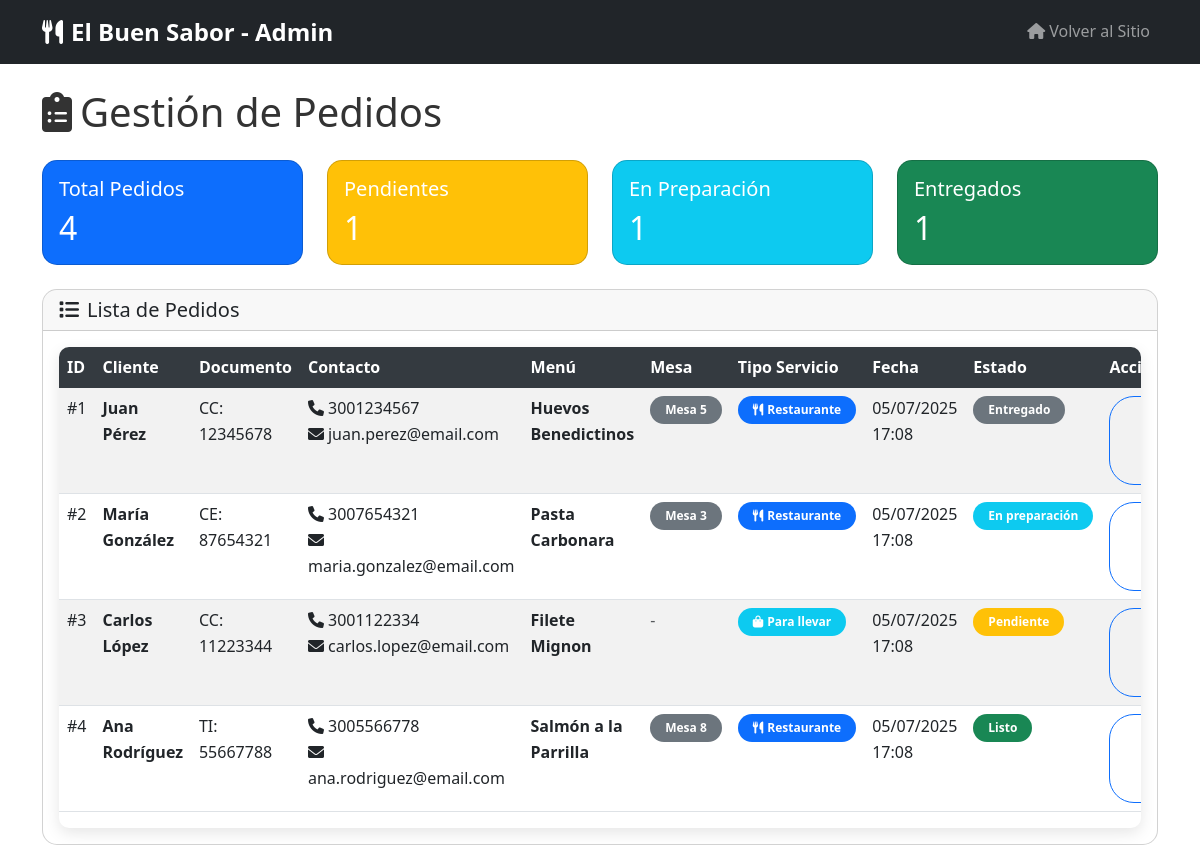
The app's page /admin/pedidos.php with its own data.
### tables this page shows
CREATE TABLE IF NOT EXISTS pedidos (
    id INT AUTO_INCREMENT PRIMARY KEY,
    tipo_documento ENUM('CC', 'CE', 'TI', 'PP') NOT NULL,
    numero_documento VARCHAR(20) NOT NULL,
    nombre_completo VARCHAR(100) NOT NULL,
    numero_celular VARCHAR(15) NOT NULL,
    correo_electronico VARCHAR(100) NOT NULL,
    menu_seleccionado VARCHAR(100) NOT NULL,
    mesa VARCHAR(20),
    tipo_servicio ENUM('Restaurante', 'Para llevar') NOT NULL,
    fecha_pedido TIMESTAMP DEFAULT CURRENT_TIMESTAMP,
    estado ENUM('Pendiente', 'En preparación', 'Listo', 'Entregado') DEFAULT 'Pendiente'
);

### admin/pedidos.php (the view, shortened to what this page needs)
<?php
include '../includes/db_connection.php';
$sql = "SELECT * FROM pedidos ORDER BY fecha_pedido DESC";
$result = $conn->query($sql);
$pedidos = [];
if ($result->num_rows > 0) {
    while($row = $result->fetch_assoc()) {
        $pedidos[] = $row;
    }
}
?>
<!DOCTYPE html>
<html lang="es">
<head>
    <link href="https://cdn.jsdelivr.net/npm/bootstrap@5.3.0/dist/css/bootstrap.min.css" rel="stylesheet">
    <link href="https://cdnjs.cloudflare.com/ajax/libs/font-awesome/6.0.0/css/all.min.css" rel="stylesheet">
    <link href="../css/style.css" rel="stylesheet">
</head>
<body>
    <nav class="navbar navbar-expand-lg navbar-dark bg-dark">
        <div class="container">
            <a class="navbar-brand" href="../index.php">
                <i class="fas fa-utensils me-2"></i>El Buen Sabor - Admin
            </a>
            <div class="navbar-nav ms-auto">
                <a class="nav-link" href="../index.php">
                    <i class="fas fa-home me-1"></i>Volver al Sitio
                </a>
            </div>
        </div>
    </nav>
    <div class="container mt-4">
        <div class="row">
            <div class="col-12">
                <h1 class="mb-4">
                    <i class="fas fa-clipboard-list me-2"></i>Gestión de Pedidos
                </h1>
                <div class="row mb-4">
                    <div class="col-md-3">
                        <div class="card bg-primary text-white">
                            <div class="card-body">
                                <h5 class="card-title">Total Pedidos</h5>
                                <h2 class="card-text"><?php echo count($pedidos); ?></h2>
                            </div>
                        </div>
                    </div>
                    <div class="col-md-3">
                        <div class="card bg-warning text-white">
                            <div class="card-body">
                                <h5 class="card-title">Pendientes</h5>
                                <h2 class="card-text"><?php echo count(array_filter($pedidos, function($p) { return $p['estado'] == 'Pendiente'; })); ?></h2>
                            </div>
                        </div>
                    </div>
                    <div class="col-md-3">
                        <div class="card bg-info text-white">
                            <div class="card-body">
                                <h5 class="card-title">En Preparación</h5>
                                <h2 class="card-text"><?php echo count(array_filter($pedidos, function($p) { return $p['estado'] == 'En preparación'; })); ?></h2>
                            </div>
                        </div>
                    </div>
                    <div class="col-md-3">
                        <div class="card bg-success text-white">
                            <div class="card-body">
                                <h5 class="card-title">Entregados</h5>
                                <h2 class="card-text"><?php echo count(array_filter($pedidos, function($p) { return $p['estado'] == 'Entregado'; })); ?></h2>
                            </div>
                        </div>
                    </div>
                </div>
                <div class="card">
                    <div class="card-header">
                        <h5 class="mb-0">
                            <i class="fas fa-list me-2"></i>Lista de Pedidos
                        </h5>
                    </div>
                    <div class="card-body">
                        <div class="table-responsive">
                            <table class="table table-striped table-hover">
                                <thead class="table-dark">
                                    <tr>
                                        <th>ID</th>
                                        <th>Cliente</th>
                                        <th>Documento</th>
                                        <th>Contacto</th>
                                        <th>Menú</th>
                                        <th>Mesa</th>
                                        <th>Tipo Servicio</th>
                                        <th>Fecha</th>
                                        <th>Estado</th>
                                        <th>Acciones</th>
                                    </tr>
                                </thead>
                                <tbody>
                                    <?php foreach ($pedidos as $pedido): ?>
                                        <tr>
                                            <td>#<?php echo $pedido['id']; ?></td>
                                            <td>
                                                <strong><?php echo htmlspecialchars($pedido['nombre_completo']); ?></strong>
                                            </td>
                                            <td>
                                                <?php echo $pedido['tipo_documento']; ?>:
                                                <?php echo htmlspecialchars($pedido['numero_documento']); ?>
                                            </td>
                                            <td>
                                                <div><i class="fas fa-phone me-1"></i><?php echo htmlspecialchars($pedido['numero_celular']); ?></div>
                                                <div><i class="fas fa-envelope me-1"></i><?php echo htmlspecialchars($pedido['correo_electronico']); ?></div>
                                            </td>
                                            <td>
                                                <strong><?php echo htmlspecialchars($pedido['menu_seleccionado']); ?></strong>
                                            </td>
                                            <td>
                                                <?php if (!empty($pedido['mesa'])): ?>
                                                    <span class="badge bg-secondary"><?php echo htmlspecialchars($pedido['mesa']); ?></span>
                                                <?php else: ?>
                                                    <span class="text-muted">-</span>
                                                <?php endif; ?>
                                            </td>
                                            <td>
                                                <?php if ($pedido['tipo_servicio'] == 'Restaurante'): ?>
                                                    <span class="badge bg-primary">
                                                        <i class="fas fa-utensils me-1"></i>Restaurante
                                                    </span>
                                                <?php else: ?>
                                                    <span class="badge bg-info">
                                                        <i class="fas fa-shopping-bag me-1"></i>Para llevar
                                                    </span>
                                                <?php endif; ?>
                                            </td>
                                            <td>
                                                <?php echo date('d/m/Y H:i', strtotime($pedido['fecha_pedido'])); ?>
                                            </td>
                                            <td>
                                                <?php
                                                $estado_colors = [
                                                    'Pendiente' => 'warning',
                                                    'En preparación' => 'info',
                                                    'Listo' => 'success',
                                                    'Entregado' => 'secondary'
                                                ];
                                                $color = $estado_colors[$pedido['estado']] ?? 'secondary';
                                                ?>
                                                <span class="badge bg-<?php echo $color; ?>">
                                                    <?php echo $pedido['estado']; ?>
                                                </span>
                                            </td>
                                            <td>
                                                <button class="btn btn-sm btn-outline-primary"
                                                        data-bs-toggle="modal"
                                                        data-bs-target="#updateModal<?php echo $pedido['id']; ?>">
                                                </button>
                                            </td>
                                        </tr>
                                    <?php endforeach; ?>
                                </tbody>
                            </table>
                        </div>
                    </div>
                </div>
            </div>
        </div>
    </div>
</body>
</html>

### css/style.css (style rules this page uses)
* { margin: 0; padding: 0; box-sizing: border-box; }
body { font-family: "Segoe UI", Tahoma, Geneva, Verdana, sans-serif; line-height: 1.6; color: #333; }
.navbar { transition: all 0.3s ease; }
.navbar-brand { font-weight: bold; font-size: 1.5rem; }
.nav-link { font-weight: 500; transition: color 0.3s ease; }
.card { transition: transform 0.3s ease, box-shadow 0.3s ease; border-radius: 15px; overflow: hidden; }
.btn { border-radius: 25px; padding: 12px 30px; font-weight: 600; transition: all 0.3s ease; }
.table-responsive { border-radius: 10px; overflow: hidden; box-shadow: 0 5px 15px rgba(0, 0, 0, 0.1); }
.table th { background: #343a40; color: white; border: none; }
.badge { border-radius: 20px; padding: 8px 15px; }

### records on screen
pedidos: id "1", nombre_completo "Juan Pérez", tipo_documento "CC", numero_documento "12345678", numero_celular "3001234567", correo_electronico "juan.perez@email.com", menu_seleccionado "Huevos Benedictinos", mesa "Mesa 5", tipo_servicio "Restaurante" (drawn), fecha_pedido "05/07/2025 17:08", estado "Entregado"
pedidos: id "2", nombre_completo "María González", tipo_documento "CE", numero_documento "87654321", numero_celular "3007654321", correo_electronico "maria.gonzalez@email.com", menu_seleccionado "Pasta Carbonara", mesa "Mesa 3", tipo_servicio "Restaurante" (drawn), fecha_pedido "05/07/2025 17:08", estado "En preparación"
pedidos: id "3", nombre_completo "Carlos López", tipo_documento "CC", numero_documento "11223344", numero_celular "3001122334", correo_electronico "carlos.lopez@email.com", menu_seleccionado "Filete Mignon", tipo_servicio "Para llevar" (drawn), fecha_pedido "05/07/2025 17:08", estado "Pendiente"
pedidos: id "4", nombre_completo "Ana Rodríguez", tipo_documento "TI", numero_documento "55667788", numero_celular "3005566778", correo_electronico "ana.rodriguez@email.com", menu_seleccionado "Salmón a la Parrilla", mesa "Mesa 8", tipo_servicio "Restaurante" (drawn), fecha_pedido "05/07/2025 17:08", estado "Listo"

### other values on screen
count($pedidos) "4"
